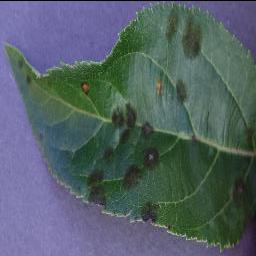
#> input picture 9_Classification_Plant_Disease/data/train/malade/01a66316-0e98-4d3b-a56f-d78752cd043f___FREC_Scab 3003_90deg.JPG, 256 x 256 px
$ python -i exam.py   (imports and definitions only)   (older library calls are emulated)
#> lines starting #> are read from the running program, lines starting #| are printed output that depends on the picture
#> in indexing, img is the input picture: shape (256, 256, 3); mean B, G, R 102.6, 97.2, 83.7
import cv2, sys, os, joblib, mahotas
from glob import glob
# from tqdm import tqdm
from tqdm import trange, tqdm
import numpy as np
import math
from sklearn.model_selection import KFold
from sklearn.model_selection import ShuffleSplit

from sklearn.metrics import confusion_matrix
import pandas as pd
from sklearn import svm

from sklearn.neighbors import KNeighborsClassifier
import random
import joblib
from scipy import stats
import skimage.feature.texture as sft
from sklearn.preprocessing import StandardScaler , MinMaxScaler
from sklearn.decomposition import PCA
from ReliefF import ReliefF
from sklearn.feature_selection import SelectKBest, f_classif

home = 'C:/Users/mhmh2/Desktop/PlantDiseaseDataSet/'

scaler = StandardScaler()
pca = PCA(n_components=40)
# [1 line that did not run here, left out]

def normalization_train(data_train, target):
    global pca
    global relief
    global scaler
    data_train = pca.fit_transform(data_train)
    data_train = scaler.fit_transform(data_train)

    dic = { val : nb for nb, val in enumerate(set(target))}
    target2nb = [dic[l] for l in target]
    data_train = np.array(data_train)
    target2nb = np.array(target2nb)
    data_train = relief.fit_transform(data_train, target2nb)
    return data_train

def normalization_test(data_test):
    global pca
    global relief
    global scaler
    data_test = pca.transform(data_test)

    data_test = scaler.transform(data_test)
    data_test = np.array(data_test)

    data_test = relief.transform(data_test)
    return data_test

def get_feature(img):
    global_features = []
    img_gray = cv2.cvtColor(img, cv2.COLOR_BGR2GRAY)
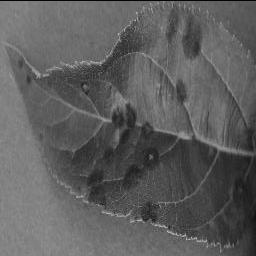
#> img_gray: shape (256, 256); min 1, max 190, mean 93.8
    img_hsv = cv2.cvtColor(img, cv2.COLOR_BGR2HSV)
#> img_hsv: shape (256, 256, 3); mean H, S, V 88, 79.4, 114.8

    R, G, B = img[:,:,0], img[:,:,1], img[:,:,2]
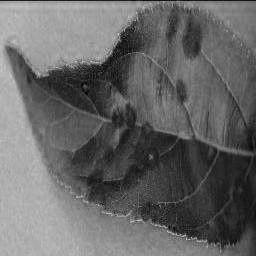
#> R: shape (256, 256); min 0, max 199, mean 102.6
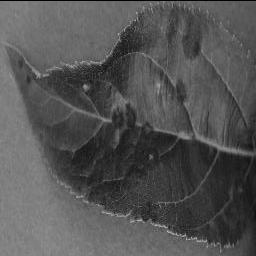
#> B: shape (256, 256); min 0, max 189, mean 83.7
    feature = [np.mean(R), np.std(R), np.mean(G), np.std(G), np.mean(B), np.std(B)]
#> feature = [102.6, 48.06, 97.17, 23.98, 83.74, 30.47]
    global_features.extend(feature/np.mean(feature))

    hist = cv2.calcHist([img_hsv], [0, 1, 2], None, (8, 2, 2), [0, 256, 0, 256, 0, 256])
    cv2.normalize(hist, hist)
    global_features.extend(hist.flatten())

#> (the run stopped early here; a loop or call above may not have finished)
